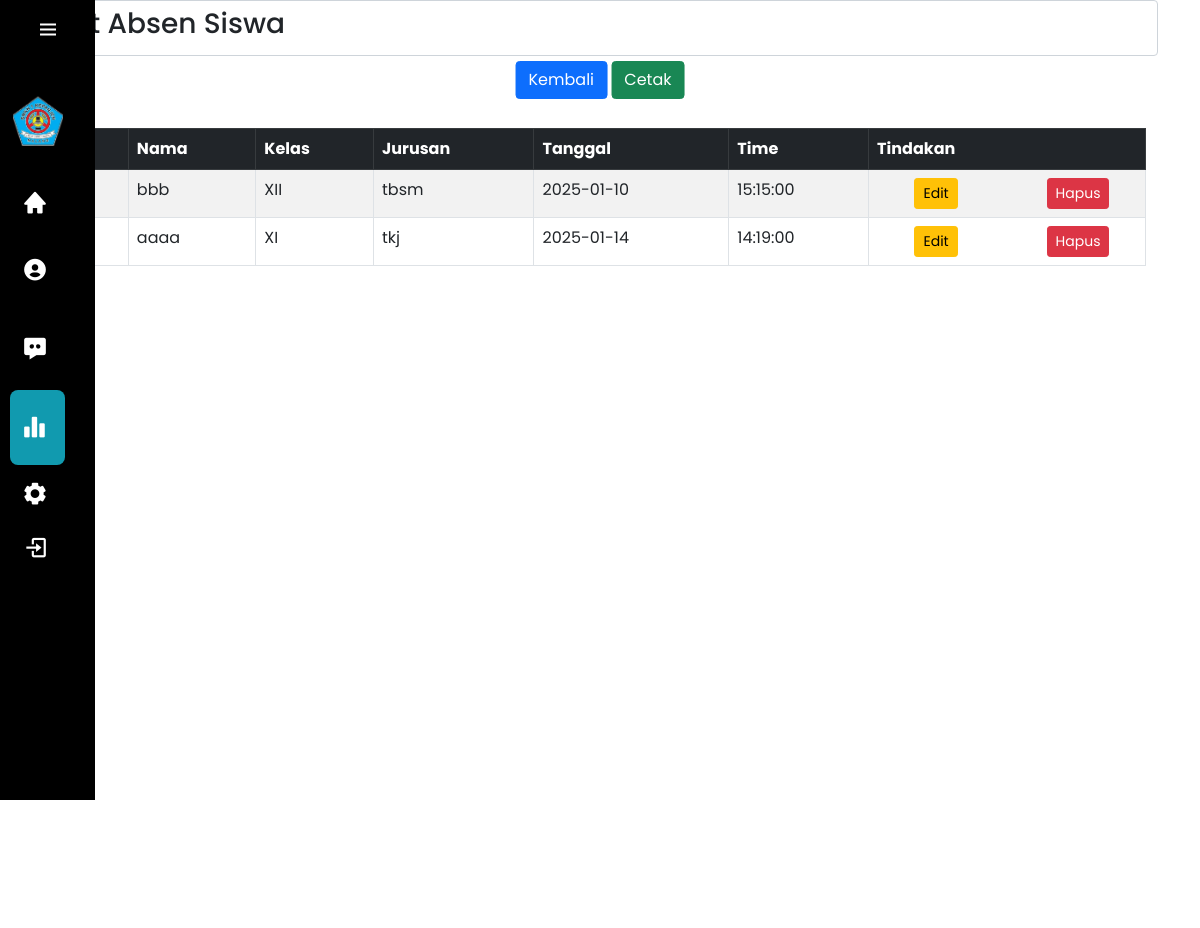
/listpulang.php, run on the app's committed database.
### tables this page shows
CREATE TABLE `tb_pulang` (
  `id` int(11) NOT NULL,
  `nama` varchar(50) NOT NULL,
  `kelas` enum('X','XI','XII') NOT NULL,
  `jurusan` enum('rpl','tkj','tkr','tbsm','tei') NOT NULL,
  `tanggal` date NOT NULL,
  `time` time NOT NULL
);

### listpulang.php (the view, shortened to what this page needs)
<?php include("conn.php"); ?>
<!DOCTYPE html>
<html lang="en">
<head>
  <link href="https://cdn.jsdelivr.net/npm/bootstrap@5.0.2/dist/css/bootstrap.min.css" rel="stylesheet">
  <link rel="stylesheet" href="style.css">
  <link href='https://unpkg.com/boxicons@2.1.4/css/boxicons.min.css' rel='stylesheet'>
</head>
<body>
  <div class="container">
    <label for="click">
      <i class='menu-btn bx bx-menu'></i>
    </label>
    <div class="sidenav">
      <div class="logo">
      <img src="kanesa.png" width="50px" height="50px">
      </div>
      <div class="icon_items">
        <ul>
            <li>
            <i class='bx bxs-home'></i>
          </li>
          <li>
            <i class='bx bxs-user-circle'></i>
          </li>
          <li>
            <i class='bx bxs-message-dots'></i>
          </li>
            <li class="active">
            <i class='bx bxs-bar-chart-alt-2'></i>
          </li>
          <li>
            <i class='bx bxs-cog'></i>
          </li>
          <li>
            <i class='bx bx-log-in'></i>
          </li>
        </ul>
      </div>
    </div>
<header class="form-control">
<h3>List Absen Siswa</h3>
</header><br>
<nav class="position-absolute top-10 start-50 translate-middle">
<a href="datasiswa.php" class="btn btn-primary btn-md">Kembali</a>
<a href="cetakpulang.php" class="btn btn-success">Cetak</a>
</nav>
<div class="container">
    <table class="table table-striped table-hover table-bordered mt-5">
    <thead class="table-dark">
<th>No</th>
<th>Nama</th>
<th>Kelas</th>
<th>Jurusan</th>
<th>Tanggal</th>
<th>Time</th>
<th>Tindakan</th>
</thead>
<tbody>
<?php
$sql = "SELECT * FROM tb_pulang";
$query = mysqli_query($conn, $sql);
$i = 1;
?>
<?php while ($siswa = mysqli_fetch_array($query)) : ?>
<tr>
<td><?php echo $i ?></td>
<td><?php echo $siswa['nama'] ?></td>
<td><?php echo $siswa['kelas'] ?></td>
<td><?php echo $siswa['jurusan'] ?></td>
<td><?php echo $siswa['tanggal'] ?></td>
<td><?php echo $siswa['time'] ?></td>
<td>
<div class='row'>
<div class='col d-flex justify-content-center'>
<a href ="form-edit-pulang.php?id=<?php echo $siswa['id']?>" class='btn btn-sm btn-warning'>Edit</a>
</div>
<div class='col d-flex justify-content-center'>
<a href ="hapuspulang.php?id=<?php echo $siswa['id']?>" class='btn btn-sm btn-danger'>Hapus</a>
</div>
</td>
</tr>
<?php $i++ ?>
<?php endwhile; ?>
</tbody>
</table>
<p>Total Siswa Absen: <?php echo mysqli_num_rows($query) ?></p>
</div>
</body>
</html>
</body>
</html>

### style.css (style rules this page uses)
* { padding: 0; margin: 0; box-sizing: border-box; font-family: "Poppins", sans-serif; }
.container { width: 100%; height: 100vh; background: #ffffff; color: #ffffff; }
.container .sidenav { width: 115px; height: 100vh; overflow: hidden; position: fixed; padding: 40px 16px; background-color: #000; transition: width 0.6s, left 0.6s; left: -20px; }
img { display: block; margin-left: auto; margin-right: auto; }
.sidenav .icon_items ul { list-style: none; margin-top: 32px; padding: 0 10px; }
.sidenav .icon_items ul li { cursor: pointer; margin: 4px; padding: 12px 0; border-radius: 8px; display: flex; align-items: center; transition: 0.5s ease; }
.icon_items .active, .sidenav .icon_items ul li:hover { background: #119aaf; }
.sidenav .icon_items ul li i { font-size: 26px; padding: 0 12px; }
.container label { position: absolute; left: 3%; top: 1.5%; font-size: 24px; z-index: 1; cursor: pointer; }

### data on the page
tb_pulang: nama "bbb", kelas "XII", jurusan "tbsm", tanggal "2025-01-10", time "15:15:00"
tb_pulang: nama "aaaa", kelas "XI", jurusan "tkj", tanggal "2025-01-14", time "14:19:00"
